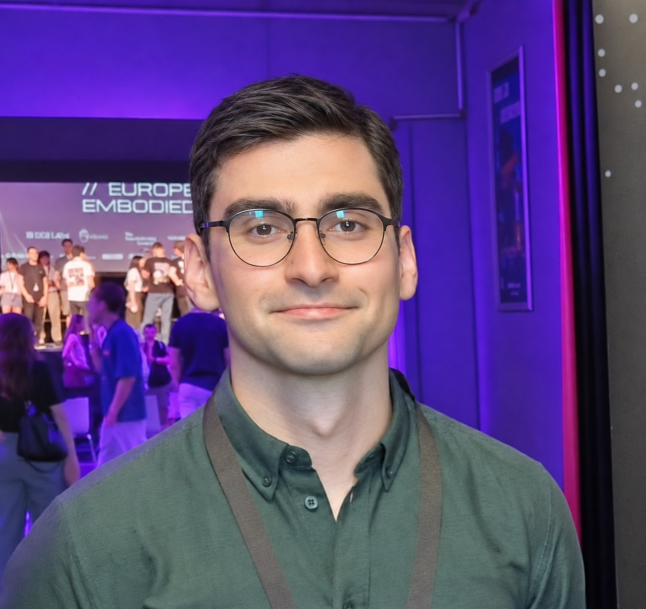
#> input picture output/portraits/pejman-side-comb-level-glasses.png, 1292 x 1218 px (shown at 1/2 size)
$ python make_masked_approved_hero.py
#> lines starting #> are read from the running program, lines starting #| are printed output that depends on the picture; after the words box and inside, x2 and y2 are one past the last pixel; in counts of white or black regions, pixels touching at a corner belong together
"""Mask the approved color portrait and place its grayscale pixels on black.

No image generation, face reconstruction, or facial retouching is used.
The narrow hand-guided trimap prevents segmentation from eating into the face.
"""
from pathlib import Path
import cv2
import numpy as np
from PIL import Image

ROOT = Path(__file__).resolve().parent.parent
source = ROOT/'output/portraits/pejman-side-comb-level-glasses.png'
rgb = np.asarray(Image.open(source).convert('RGB'))
#> rgb is the input picture: shape (1218, 1292, 3); mean R, G, B 92.2, 71.3, 123.3
h, w = rgb.shape[:2]
#> h = 1218; w = 1292
outline = np.int32([
 (0,1217),(7,1145),(25,1105),(61,1062),(83,1022),(111,990),
 (153,962),(204,930),(272,894),(335,859),(395,823),(421,802),
 (446,786),(455,759),(456,710),(446,667),(425,625),
 (400,624),(380,609),(369,588),(363,558),(355,522),(355,492),
 (365,478),(378,474),(394,485),(393,466),
 (385,445),(383,410),(381,378),(378,348),(382,319),
 (391,286),(406,252),(424,227),(451,204),(482,186),
 (516,171),(548,161),(575,157),(601,152),(629,156),
 (658,164),(683,178),(701,197),(710,212),(739,219),
 (766,242),(785,275),(794,310),(799,347),(801,385),
 (799,420),(797,452),(808,451),(819,455),(824,470),
 (825,496),(832,524),(835,552),(831,578),(821,593),
 (809,600),(799,597),(793,627),(786,655),(776,680),
 (775,710),(794,738),(811,762),(822,791),(837,806),
 (882,827),(939,853),(1000,885),(1059,915),(1090,942),
 (1120,983),(1144,1035),(1155,1085),(1162,1148),(1170,1217)
])
guide = np.zeros((h,w),np.uint8)
cv2.fillPoly(guide,[outline],255)
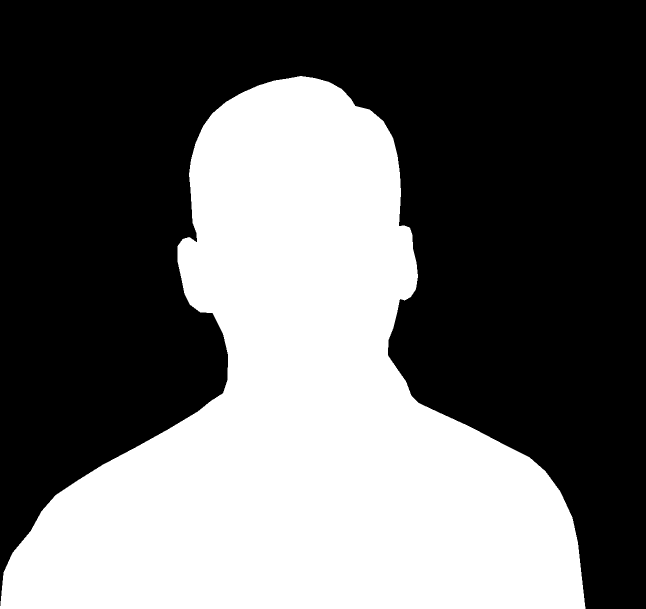
#> guide: shape (1218, 1292) (shown at 1/2 size); 40.6% white; 1 white region, box (x1, y1, x2, y2) and area: (0, 152, 1171, 1218) 639654
trimap = np.full((h,w),cv2.GC_BGD,np.uint8)
outer = cv2.dilate(guide,cv2.getStructuringElement(cv2.MORPH_ELLIPSE,(21,21)))
inner = cv2.erode(guide,cv2.getStructuringElement(cv2.MORPH_ELLIPSE,(19,19)))
trimap[outer>0] = cv2.GC_PR_BGD
trimap[guide>0] = cv2.GC_PR_FGD
trimap[inner>0] = cv2.GC_FGD
cv2.setRNGSeed(17)
cv2.grabCut(cv2.cvtColor(rgb,cv2.COLOR_RGB2BGR),trimap,None,
            np.zeros((1,65)),np.zeros((1,65)),5,cv2.GC_INIT_WITH_MASK)
binary = np.uint8((trimap==cv2.GC_FGD)|(trimap==cv2.GC_PR_FGD))*255
# Keep only the subject and close isolated one-pixel holes, retaining hair detail.
count, labels, stats, _ = cv2.connectedComponentsWithStats(binary)
largest = 1+np.argmax(stats[1:,cv2.CC_STAT_AREA])
binary = np.uint8(labels==largest)*255
binary = cv2.morphologyEx(binary,cv2.MORPH_CLOSE,np.ones((3,3),np.uint8))
# Background lettering and a spectator touch the left silhouette. Explicitly
# bound that edge so their similarly colored pixels cannot join the subject.
from scipy.interpolate import PchipInterpolator
left_edge = np.float32([
 (350,380),(365,382),(390,384),(420,386),(445,389),(464,395),
 (470,380),(477,373),(490,369),(510,367),(530,368),(550,371),
 (570,376),(588,385),(601,395),(612,408),(619,425),(623,440),
 (635,449),(653,455),(675,458),(700,461),(730,461),(755,456),
 (775,450)
])
edge = PchipInterpolator(left_edge[:,0],left_edge[:,1])
for y in range(350,776):
    binary[y,:int(np.ceil(edge(y)))]=0
alpha = cv2.GaussianBlur(binary,(0,0),.85).astype(np.float32)/255
gray = cv2.cvtColor(rgb,cv2.COLOR_RGB2GRAY)
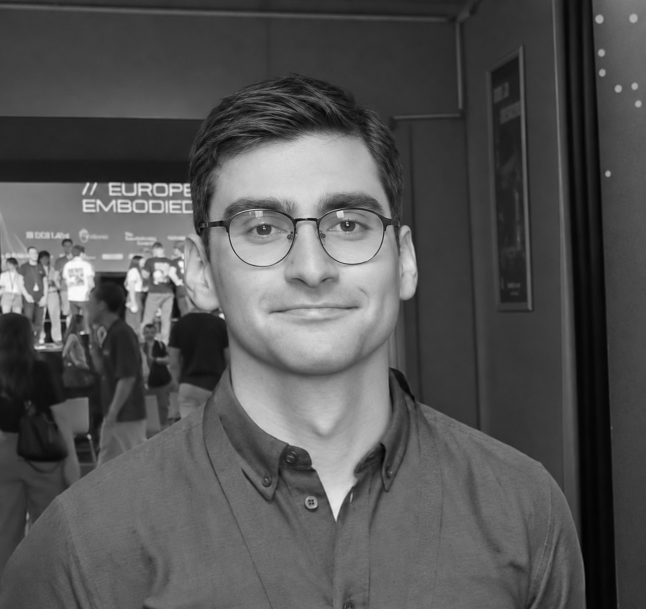
#> gray: shape (1218, 1292) (shown at 1/2 size); min 0, max 252, mean 83.5
out = ROOT/'output/portraits'
Image.fromarray(np.uint8(alpha*255)).save(out/'approved-portrait-mask.png')
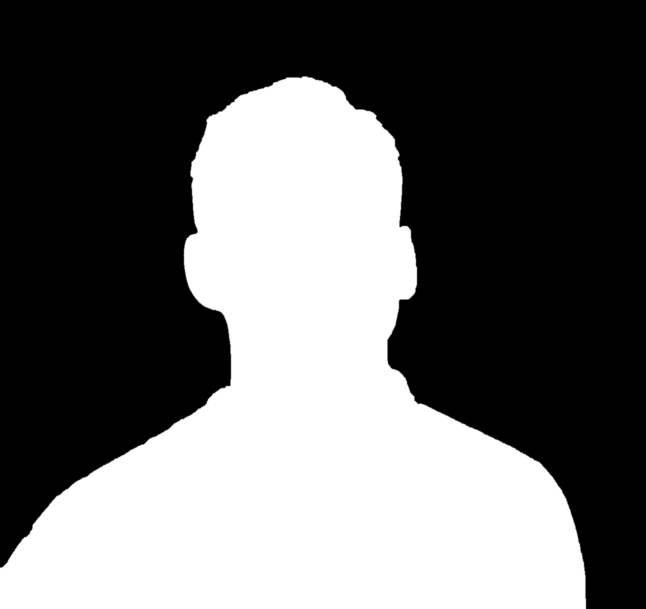
#> saved as approved-portrait-mask.png: PIL image 1292x1218 L (shown at 1/2 size); min 0, max 255, mean 103
rgba = np.dstack([gray,gray,gray,np.uint8(alpha*255)])
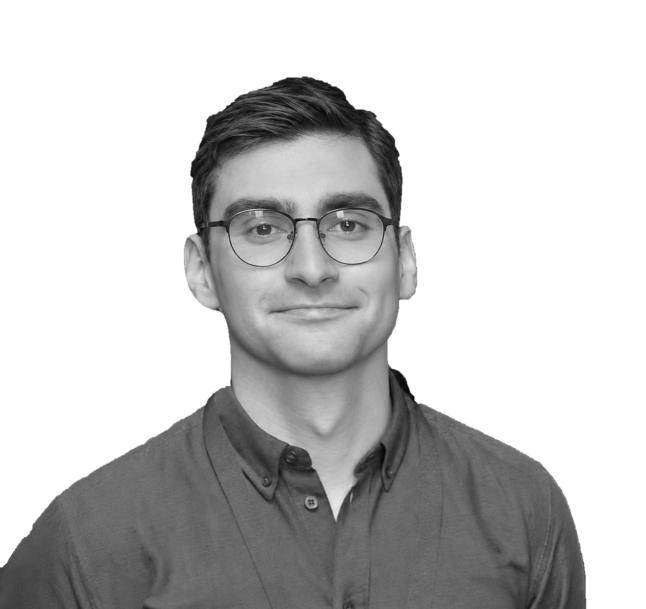
#> rgba: shape (1218, 1292, 4) (shown at 1/2 size); mean of channels 0, 1, 2, 3 83.5, 83.5, 83.5, 103; transparent parts drawn white
Image.fromarray(rgba,'RGBA').save(out/'approved-portrait-cutout.png')
# Uniform scaling only, with the same wide centered framing as the website.
scale = .84
matrix = np.float32([[scale,0,836-scale*610],[0,scale,44-scale*150]])
premultiplied = gray.astype(np.float32)*alpha
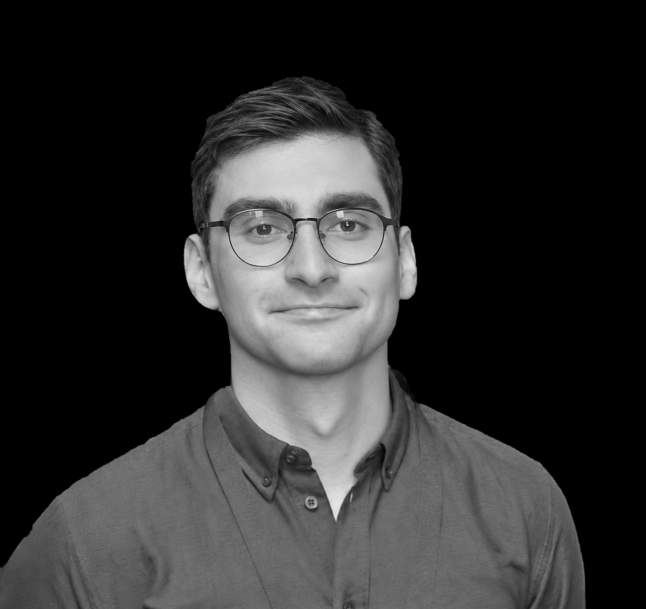
#> premultiplied: shape (1218, 1292) float32 (shown at 1/2 size); min 0, max 232, mean 46
hero = cv2.warpAffine(premultiplied,matrix,(1672,941),flags=cv2.INTER_CUBIC)
# Fade the cropped lower torso into black, avoiding a rectangular source edge.
fade = np.clip((941-np.arange(941))/140,0,1)
fade = fade*fade*(3-2*fade)
hero *= fade[:,None]
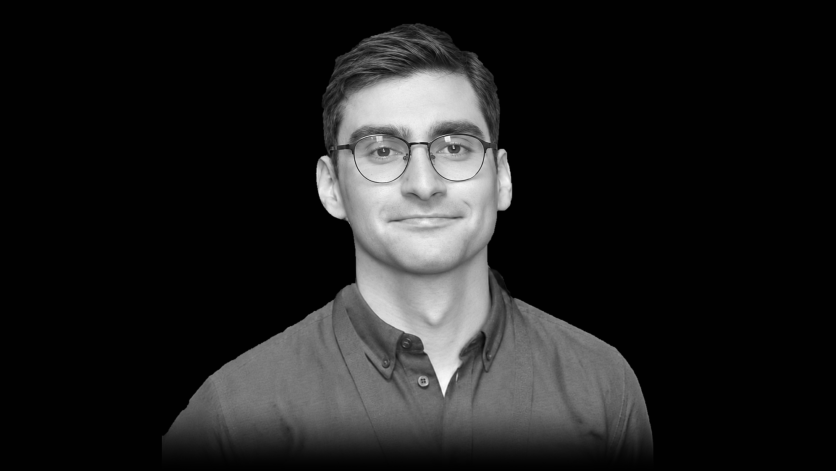
#> hero: shape (941, 1672) float32 (shown at 1/2 size); min -1.58, max 232.1, mean 28.5; drawn with min black and max white
hero = np.uint8(np.clip(hero,0,255))
im = Image.fromarray(hero).convert('RGB')
im.save(out/'pejman-masked-black-hero.png')
im.save(ROOT/'assets/images/pejman-hero-masked-black.webp','WEBP',quality=94,method=6)
# A neutral proof makes any remaining background fringe easier to inspect.
proof = gray.astype(np.float32)*alpha+90*(1-alpha)
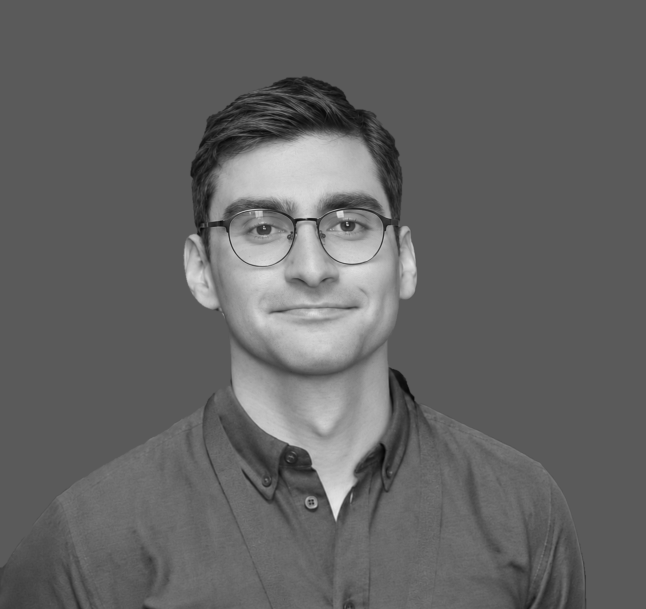
#> proof: shape (1218, 1292) float32 (shown at 1/2 size); min 3, max 232, mean 99.7
Image.fromarray(np.uint8(proof)).save(out/'approved-mask-edge-proof.png')
assert np.array_equal(rgba[300:700,450:750,:3],np.repeat(gray[300:700,450:750,None],3,axis=2))
print('Created grayscale cutout, mask, edge proof and 1672x941 black-background hero.')
